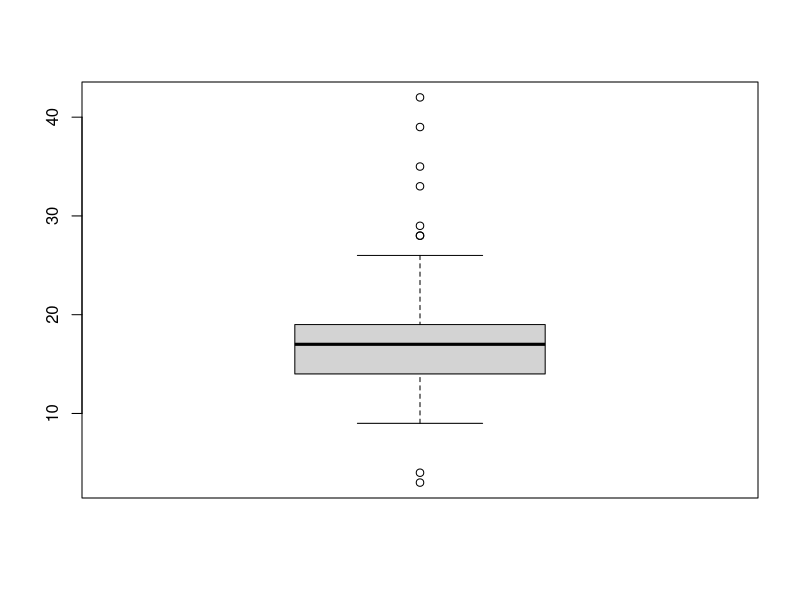
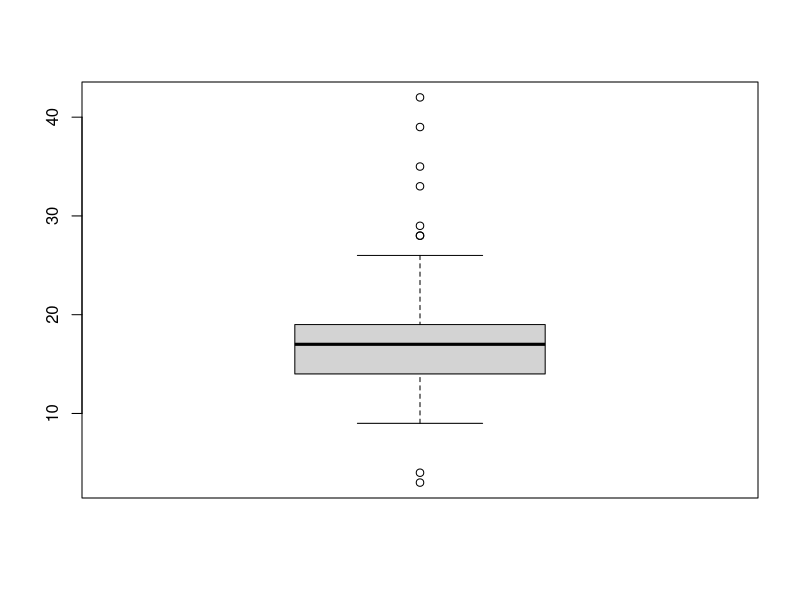
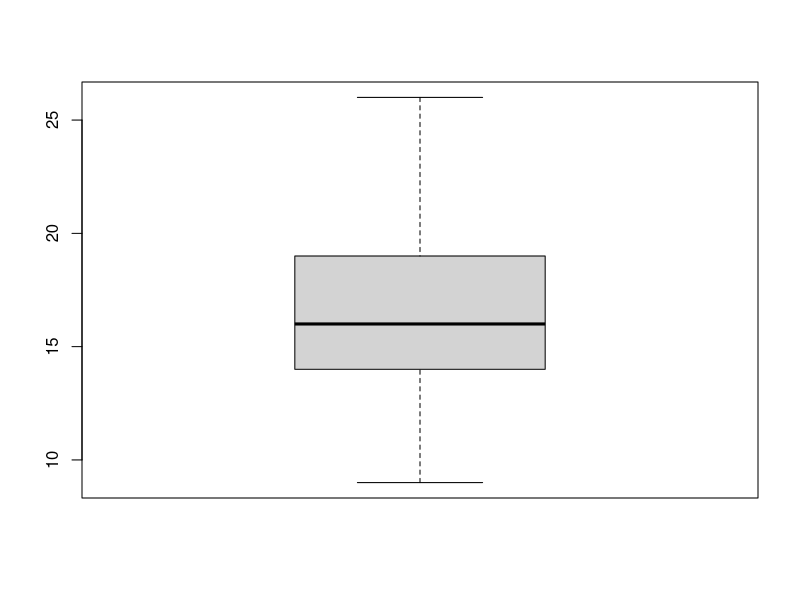

These figures' R source, in order:
########### 07 - 01 혼자해보기 ############

mpg <- as.data.frame(ggplot2::mpg)           # mpg 데이터 불러오기
mpg[c(65, 124, 131, 153, 212), "hwy"] <- NA  # NA 할당하기

# Q1
table(is.na(mpg$drv))
table(is.na(mpg$hwy))

# Q2
library(dplyr) # dplyr 패키지 로드
df_ec_hwy <- mpg %>% filter(!is.na(hwy)) %>% group_by(drv) %>% 
  summarise(mean_hwy = mean(hwy))
df_ec_hwy






########## 07-2 혼자서 해보기 ############3

mpg <- as.data.frame(ggplot2::mpg)                  # mpg 데이터 불러오기
mpg[c(10, 14, 58, 93), "drv"] <- "k"                # drv 이상치 할당
mpg[c(29, 43, 129, 203), "cty"] <- c(3, 4, 39, 42)  # cty 이상치 할당

# Q1
mpg$drv <- ifelse(mpg$drv %in% c(4,"f","r"), mpg$drv, NA)
table(mpg$drv)

# Q2
boxplot(mpg$cty)
boxplot(mpg$cty)$stats
mpg$cty <- ifelse(mpg$cty < 9 | mpg$cty > 26, NA, mpg$cty)
table(is.na(mpg$cty))
boxplot(mpg$cty)

# Q3
mpg %>% filter(!is.na(drv)) %>% 
  group_by(drv) %>% summarise(mean_cty = mean(cty, na.rm = T))

